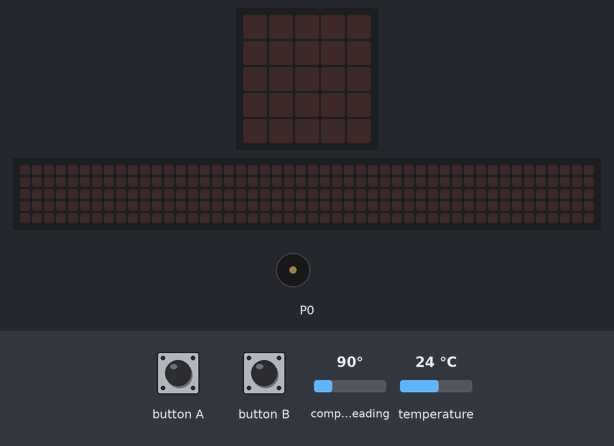
The program below on a simulated BBC micro:bit (MakeCode). On the bench: the board's 5×5 LED display, a strip that is not on the board, showing the scrolling text unrolled, buzzer (waves = sounding). The inputs (shaded band) are chosen by the test bench; at power-on: temperature 24 °C, compass heading 90°. The 48×5 strip is a reading aid, not a part: it shows the text the display is scrolling, unrolled, one strip-width of it at a time; the compass is already calibrated.

Above: at 1.2 s.
1.3 s: button B pressed for 0.15 s
At 3.92 s:
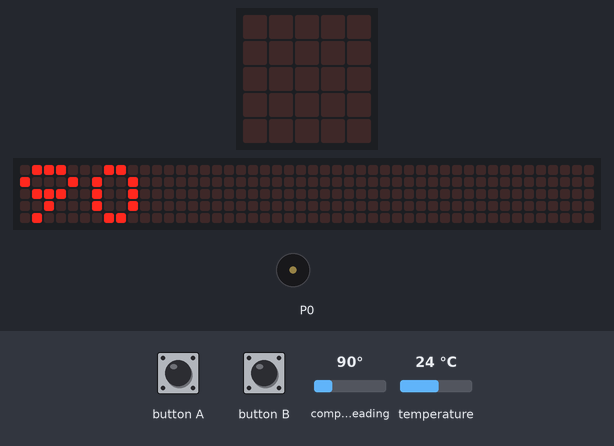
4.3 s: button A pressed for 0.15 s
At 7.01 s:
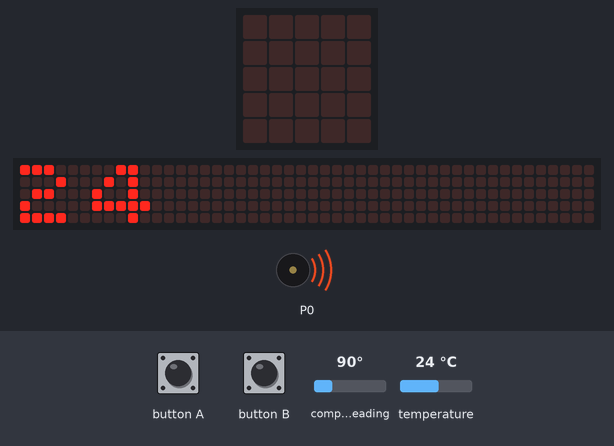
7.3 s: button A pressed for 0.15 s
At 7.82 s:
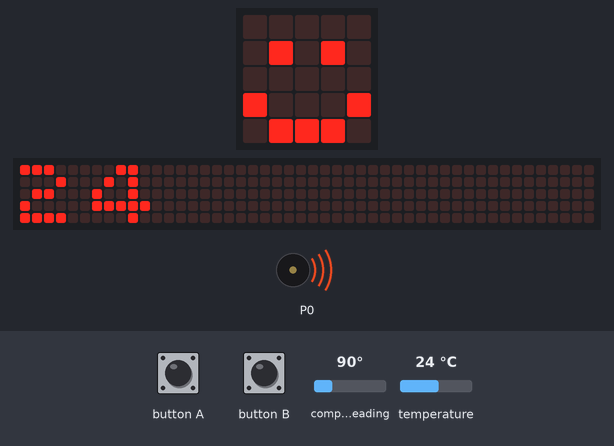
10.4 s: temperature set to 9 °C
At 11.4 s:
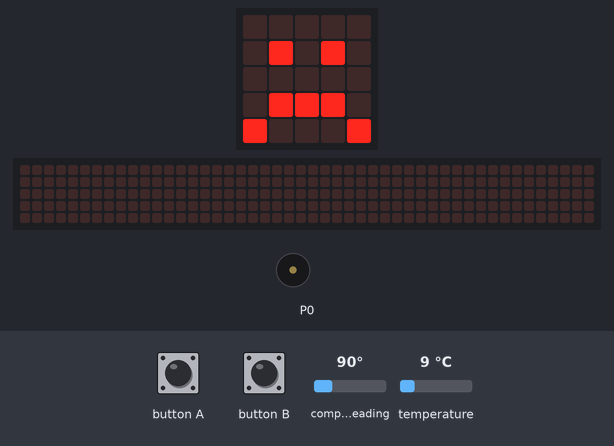
11.9 s: button B pressed for 0.15 s
At 12.12 s:
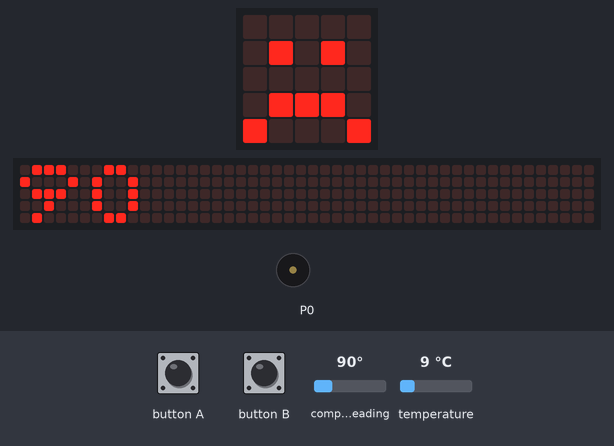
15.0 s: button A pressed for 0.15 s
At 15.6 s:
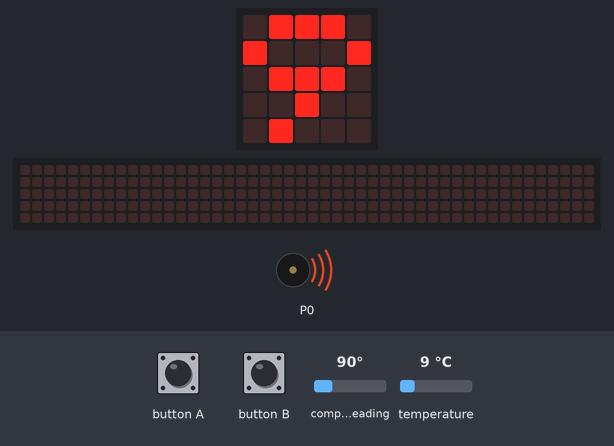
Timing chart, 0 to 19.1 s (numbered marks = the images above; inputs shaded):
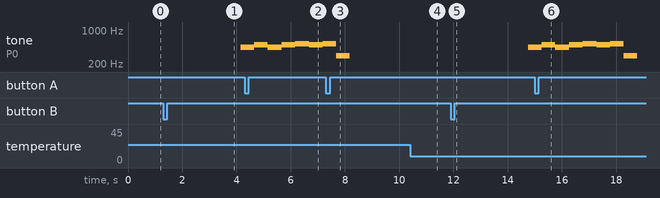

The program:

main.ts
```typescript
input.onButtonPressed(Button.A, function () {
    basic.showNumber(input.temperature())
    if (input.temperature() > 10) {
        basic.showIcon(IconNames.Happy)
    } else {
        basic.showIcon(IconNames.Sad)
    }
})
input.onButtonPressed(Button.B, function () {
    basic.showNumber(input.compassHeading())
    if (input.compassHeading() > 90) {
        music.playMelody("E F E F G F E D ", 120)
    } else {
        music.playMelody("A B A B C5 B C5 D ", 120)
    }
})
basic.forever(function () {

})
```

test.ts
```typescript
// 在這裡測試；當此封包作為擴充功能時，將不會編譯此內容。
```

Measured:
- after the input at 1.3 s, tone on P0: silent → 440 Hz after 2.9 s; the display: changes after 0.15 s (image 1)
- after the input at 4.3 s, the display: changes after 0.16 s (image 2)
- after the input at 7.3 s, the display: changes after 0.45 s (image 3)
- after the input at 10.4 s, the display: changes after 0.08 s (image 4)
- after the input at 11.9 s, tone on P0: silent → 440 Hz after 2.9 s; the display: changes after 0.15 s (image 5)
- after the input at 15.0 s, the display: changes after 0.15 s (image 6)
- what the display in image 1 shows lasts 0.5 s, from 3.7 s to 4.2 s
